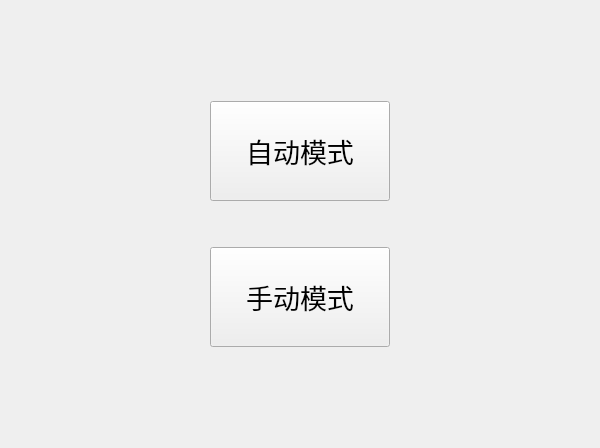
<?xml version="1.0" encoding="UTF-8"?>
<ui version="4.0">
 <class>Widget</class>
 <widget class="QWidget" name="Widget">
  <property name="geometry">
   <rect>
    <x>0</x>
    <y>0</y>
    <width>600</width>
    <height>448</height>
   </rect>
  </property>
  <property name="windowTitle">
   <string>Widget</string>
  </property>
  <layout class="QGridLayout" name="gridLayout">
   <item row="0" column="1">
    <spacer name="verticalSpacer_3">
     <property name="orientation">
      <enum>Qt::Vertical</enum>
     </property>
     <property name="sizeHint" stdset="0">
      <size>
       <width>20</width>
       <height>79</height>
      </size>
     </property>
    </spacer>
   </item>
   <item row="1" column="0">
    <spacer name="horizontalSpacer_2">
     <property name="orientation">
      <enum>Qt::Horizontal</enum>
     </property>
     <property name="sizeHint" stdset="0">
      <size>
       <width>191</width>
       <height>20</height>
      </size>
     </property>
    </spacer>
   </item>
   <item row="1" column="1">
    <layout class="QVBoxLayout" name="verticalLayout">
     <item>
      <widget class="QPushButton" name="auto_mode_Button">
       <property name="minimumSize">
        <size>
         <width>180</width>
         <height>100</height>
        </size>
       </property>
       <property name="font">
        <font>
         <family>楷体</family>
         <pointsize>20</pointsize>
        </font>
       </property>
       <property name="text">
        <string>自动模式</string>
       </property>
      </widget>
     </item>
     <item>
      <spacer name="verticalSpacer">
       <property name="orientation">
        <enum>Qt::Vertical</enum>
       </property>
       <property name="sizeHint" stdset="0">
        <size>
         <width>20</width>
         <height>40</height>
        </size>
       </property>
      </spacer>
     </item>
     <item>
      <widget class="QPushButton" name="manual_mode_Button">
       <property name="minimumSize">
        <size>
         <width>180</width>
         <height>100</height>
        </size>
       </property>
       <property name="font">
        <font>
         <family>楷体</family>
         <pointsize>20</pointsize>
        </font>
       </property>
       <property name="text">
        <string>手动模式</string>
       </property>
      </widget>
     </item>
    </layout>
   </item>
   <item row="1" column="2">
    <spacer name="horizontalSpacer_3">
     <property name="orientation">
      <enum>Qt::Horizontal</enum>
     </property>
     <property name="sizeHint" stdset="0">
      <size>
       <width>191</width>
       <height>20</height>
      </size>
     </property>
    </spacer>
   </item>
   <item row="2" column="1">
    <spacer name="verticalSpacer_4">
     <property name="orientation">
      <enum>Qt::Vertical</enum>
     </property>
     <property name="sizeHint" stdset="0">
      <size>
       <width>20</width>
       <height>79</height>
      </size>
     </property>
    </spacer>
   </item>
  </layout>
 </widget>
 <resources/>
 <connections/>
</ui>
